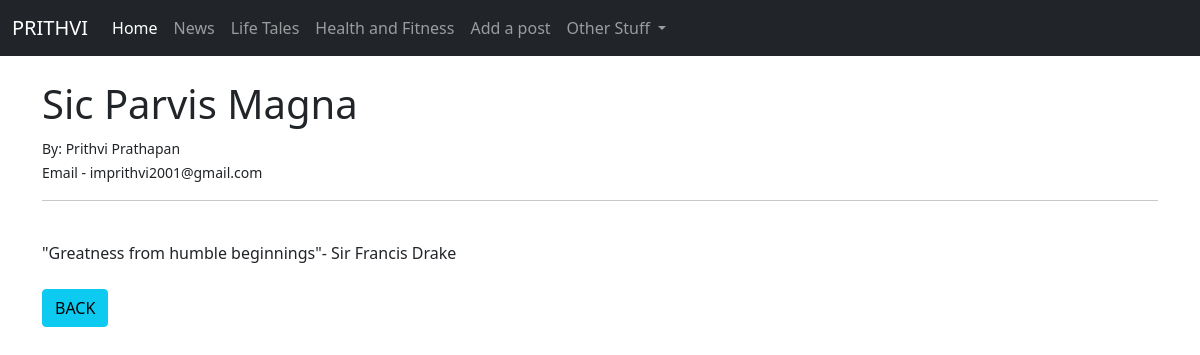
The app's page /article/1 with its own data.
### theblog/models.py (models this page shows, shortened)
class Post(models.Model):
	title = models.CharField(max_length = 255)
	title_tag = models.CharField(max_length = 255)
	author = models.ForeignKey(User, on_delete = models.CASCADE)
	body = models.TextField()

### theblog/views.py (the view)
# urls.py: path('article/<int:pk>', ArticleDetailView.as_view(), name = "article-detail"),
class ArticleDetailView(DetailView):
	model = Post
	template_name = "article_detail.html"

### theblog/templates/article_detail.html (shortened to what this page needs)
{% extends 'base.html' %}
{% block content %}
<h1>{{ post.title }}</h1>
<small>By: {{ post.author.first_name }} {{ post.author.last_name }}<br/> Email -
{{ post.author.email }} </small><br/>
<hr>
<br/>
{{ post.body }}
<br/><br/>
<a href="{% url 'home' %}" class="btn btn-info">BACK</a>
{% endblock %}

### records on screen
Post: title "Sic Parvis Magna", author.first_name "Prithvi", author.last_name "Prathapan", author.email "imprithvi2001@gmail.com", body "\"Greatness from humble beginnings\"- Sir Francis Drake"
